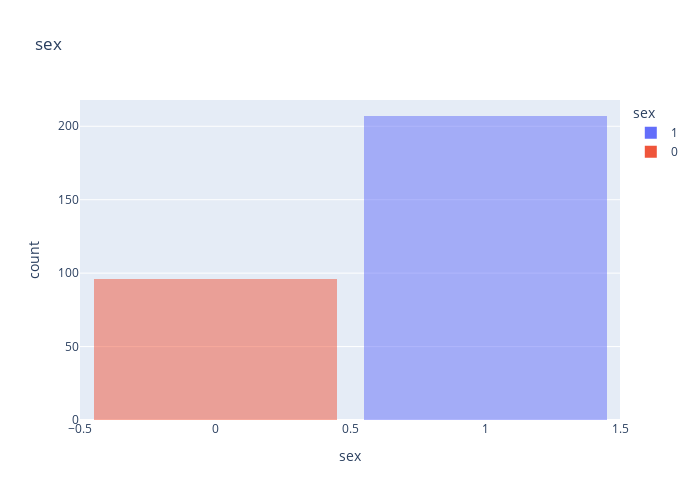
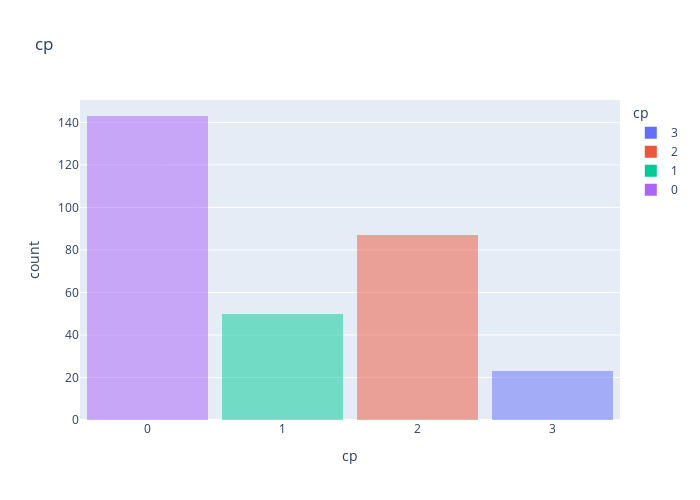
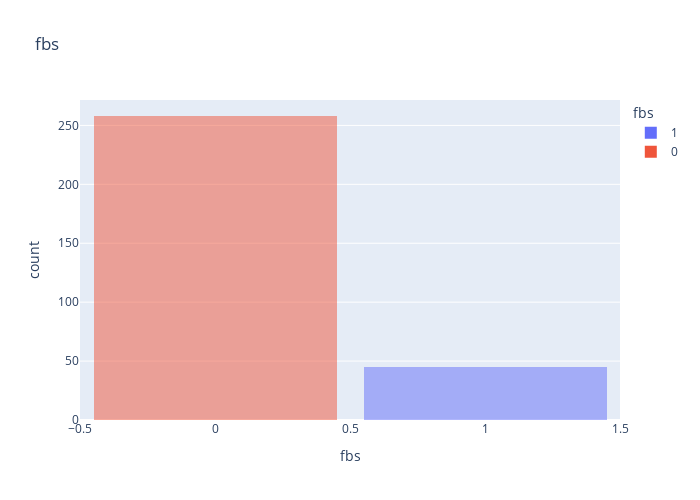
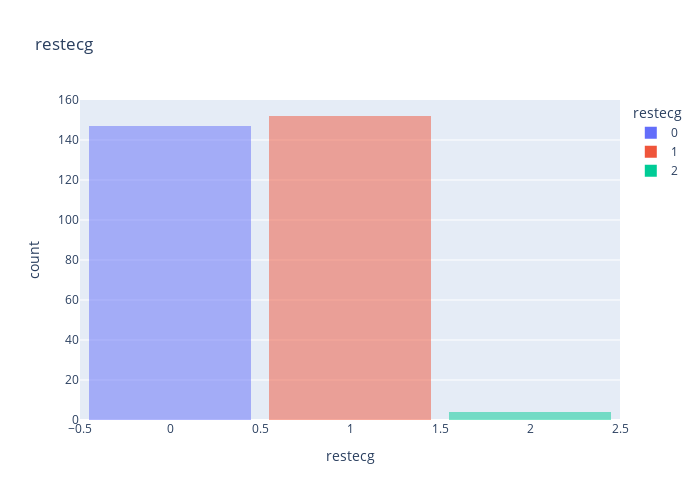

Write notebook code for charts like these, in order.
### Code cell
for i in categorical_list:
    hisplot(i)

### Figure 1 — Plotly figure (JSON) as saved in the notebook; plotly's stock layout.template omitted (floating-point values rounded to 4 significant figures; data arrays with more than 128 entries replaced by an {"elided": "..."} marker saying what was removed)
{"data": [{"alignmentgroup": "True", "bingroup": "x", "hovertemplate": "sex=%{x}<br>count=%{y}<extra></extra>", "legendgroup": "1", "marker": {"color": "#636efa", "opacity": 0.5, "pattern": {"shape": ""}}, "name": "1", "offsetgroup": "1", "orientation": "v", "showlegend": true, "type": "histogram", "x": {"elided": "207 int values"}, "xaxis": "x", "yaxis": "y"}, {"alignmentgroup": "True", "bingroup": "x", "hovertemplate": "sex=%{x}<br>count=%{y}<extra></extra>", "legendgroup": "0", "marker": {"color": "#EF553B", "opacity": 0.5, "pattern": {"shape": ""}}, "name": "0", "offsetgroup": "0", "orientation": "v", "showlegend": true, "type": "histogram", "x": [0, 0, 0, 0, 0, 0, 0, 0, 0, 0, 0, 0, 0, 0, 0, 0, 0, 0, 0, 0, 0, 0, 0, 0, 0, 0, 0, 0, 0, 0, 0, 0, 0, 0, 0, 0, 0, 0, 0, 0, 0, 0, 0, 0, 0, 0, 0, 0, 0, 0, 0, 0, 0, 0, 0, 0, 0, 0, 0, 0, 0, 0, 0, 0, 0, 0, 0, 0, 0, 0, 0, 0, 0, 0, 0, 0, 0, 0, 0, 0, 0, 0, 0, 0, 0, 0, 0, 0, 0, 0, 0, 0, 0, 0, 0, 0], "xaxis": "x", "yaxis": "y"}], "layout": {"bargap": 0.1, "barmode": "stack", "height": 500, "legend": {"title": {"text": "sex"}, "tracegroupgap": 0}, "title": {"text": "sex"}, "width": 700, "xaxis": {"anchor": "y", "categoryarray": [1, 0], "categoryorder": "total descending", "domain": [0.0, 1.0], "title": {"text": "sex"}}, "yaxis": {"anchor": "x", "domain": [0.0, 1.0], "title": {"text": "count"}}}}

### Figure 2 — Plotly figure (JSON) as saved in the notebook; plotly's stock layout.template omitted (floating-point values rounded to 4 significant figures; data arrays with more than 128 entries replaced by an {"elided": "..."} marker saying what was removed)
{"data": [{"alignmentgroup": "True", "bingroup": "x", "hovertemplate": "cp=%{x}<br>count=%{y}<extra></extra>", "legendgroup": "3", "marker": {"color": "#636efa", "opacity": 0.5, "pattern": {"shape": ""}}, "name": "3", "offsetgroup": "3", "orientation": "v", "showlegend": true, "type": "histogram", "x": [3, 3, 3, 3, 3, 3, 3, 3, 3, 3, 3, 3, 3, 3, 3, 3, 3, 3, 3, 3, 3, 3, 3], "xaxis": "x", "yaxis": "y"}, {"alignmentgroup": "True", "bingroup": "x", "hovertemplate": "cp=%{x}<br>count=%{y}<extra></extra>", "legendgroup": "2", "marker": {"color": "#EF553B", "opacity": 0.5, "pattern": {"shape": ""}}, "name": "2", "offsetgroup": "2", "orientation": "v", "showlegend": true, "type": "histogram", "x": [2, 2, 2, 2, 2, 2, 2, 2, 2, 2, 2, 2, 2, 2, 2, 2, 2, 2, 2, 2, 2, 2, 2, 2, 2, 2, 2, 2, 2, 2, 2, 2, 2, 2, 2, 2, 2, 2, 2, 2, 2, 2, 2, 2, 2, 2, 2, 2, 2, 2, 2, 2, 2, 2, 2, 2, 2, 2, 2, 2, 2, 2, 2, 2, 2, 2, 2, 2, 2, 2, 2, 2, 2, 2, 2, 2, 2, 2, 2, 2, 2, 2, 2, 2, 2, 2, 2], "xaxis": "x", "yaxis": "y"}, {"alignmentgroup": "True", "bingroup": "x", "hovertemplate": "cp=%{x}<br>count=%{y}<extra></extra>", "legendgroup": "1", "marker": {"color": "#00cc96", "opacity": 0.5, "pattern": {"shape": ""}}, "name": "1", "offsetgroup": "1", "orientation": "v", "showlegend": true, "type": "histogram", "x": [1, 1, 1, 1, 1, 1, 1, 1, 1, 1, 1, 1, 1, 1, 1, 1, 1, 1, 1, 1, 1, 1, 1, 1, 1, 1, 1, 1, 1, 1, 1, 1, 1, 1, 1, 1, 1, 1, 1, 1, 1, 1, 1, 1, 1, 1, 1, 1, 1, 1], "xaxis": "x", "yaxis": "y"}, {"alignmentgroup": "True", "bingroup": "x", "hovertemplate": "cp=%{x}<br>count=%{y}<extra></extra>", "legendgroup": "0", "marker": {"color": "#ab63fa", "opacity": 0.5, "pattern": {"shape": ""}}, "name": "0", "offsetgroup": "0", "orientation": "v", "showlegend": true, "type": "histogram", "x": {"elided": "143 int values"}, "xaxis": "x", "yaxis": "y"}], "layout": {"bargap": 0.1, "barmode": "stack", "height": 500, "legend": {"title": {"text": "cp"}, "tracegroupgap": 0}, "title": {"text": "cp"}, "width": 700, "xaxis": {"anchor": "y", "categoryarray": [3, 2, 1, 0], "categoryorder": "total descending", "domain": [0.0, 1.0], "title": {"text": "cp"}}, "yaxis": {"anchor": "x", "domain": [0.0, 1.0], "title": {"text": "count"}}}}

### Figure 3 — Plotly figure (JSON) as saved in the notebook; plotly's stock layout.template omitted (floating-point values rounded to 4 significant figures; data arrays with more than 128 entries replaced by an {"elided": "..."} marker saying what was removed)
{"data": [{"alignmentgroup": "True", "bingroup": "x", "hovertemplate": "fbs=%{x}<br>count=%{y}<extra></extra>", "legendgroup": "1", "marker": {"color": "#636efa", "opacity": 0.5, "pattern": {"shape": ""}}, "name": "1", "offsetgroup": "1", "orientation": "v", "showlegend": true, "type": "histogram", "x": [1, 1, 1, 1, 1, 1, 1, 1, 1, 1, 1, 1, 1, 1, 1, 1, 1, 1, 1, 1, 1, 1, 1, 1, 1, 1, 1, 1, 1, 1, 1, 1, 1, 1, 1, 1, 1, 1, 1, 1, 1, 1, 1, 1, 1], "xaxis": "x", "yaxis": "y"}, {"alignmentgroup": "True", "bingroup": "x", "hovertemplate": "fbs=%{x}<br>count=%{y}<extra></extra>", "legendgroup": "0", "marker": {"color": "#EF553B", "opacity": 0.5, "pattern": {"shape": ""}}, "name": "0", "offsetgroup": "0", "orientation": "v", "showlegend": true, "type": "histogram", "x": {"elided": "258 int values"}, "xaxis": "x", "yaxis": "y"}], "layout": {"bargap": 0.1, "barmode": "stack", "height": 500, "legend": {"title": {"text": "fbs"}, "tracegroupgap": 0}, "title": {"text": "fbs"}, "width": 700, "xaxis": {"anchor": "y", "categoryarray": [1, 0], "categoryorder": "total descending", "domain": [0.0, 1.0], "title": {"text": "fbs"}}, "yaxis": {"anchor": "x", "domain": [0.0, 1.0], "title": {"text": "count"}}}}

### Figure 4 — Plotly figure (JSON) as saved in the notebook; plotly's stock layout.template omitted (floating-point values rounded to 4 significant figures; data arrays with more than 128 entries replaced by an {"elided": "..."} marker saying what was removed)
{"data": [{"alignmentgroup": "True", "bingroup": "x", "hovertemplate": "restecg=%{x}<br>count=%{y}<extra></extra>", "legendgroup": "0", "marker": {"color": "#636efa", "opacity": 0.5, "pattern": {"shape": ""}}, "name": "0", "offsetgroup": "0", "orientation": "v", "showlegend": true, "type": "histogram", "x": {"elided": "147 int values"}, "xaxis": "x", "yaxis": "y"}, {"alignmentgroup": "True", "bingroup": "x", "hovertemplate": "restecg=%{x}<br>count=%{y}<extra></extra>", "legendgroup": "1", "marker": {"color": "#EF553B", "opacity": 0.5, "pattern": {"shape": ""}}, "name": "1", "offsetgroup": "1", "orientation": "v", "showlegend": true, "type": "histogram", "x": {"elided": "152 int values"}, "xaxis": "x", "yaxis": "y"}, {"alignmentgroup": "True", "bingroup": "x", "hovertemplate": "restecg=%{x}<br>count=%{y}<extra></extra>", "legendgroup": "2", "marker": {"color": "#00cc96", "opacity": 0.5, "pattern": {"shape": ""}}, "name": "2", "offsetgroup": "2", "orientation": "v", "showlegend": true, "type": "histogram", "x": [2, 2, 2, 2], "xaxis": "x", "yaxis": "y"}], "layout": {"bargap": 0.1, "barmode": "stack", "height": 500, "legend": {"title": {"text": "restecg"}, "tracegroupgap": 0}, "title": {"text": "restecg"}, "width": 700, "xaxis": {"anchor": "y", "categoryarray": [0, 1, 2], "categoryorder": "total descending", "domain": [0.0, 1.0], "title": {"text": "restecg"}}, "yaxis": {"anchor": "x", "domain": [0.0, 1.0], "title": {"text": "count"}}}}
